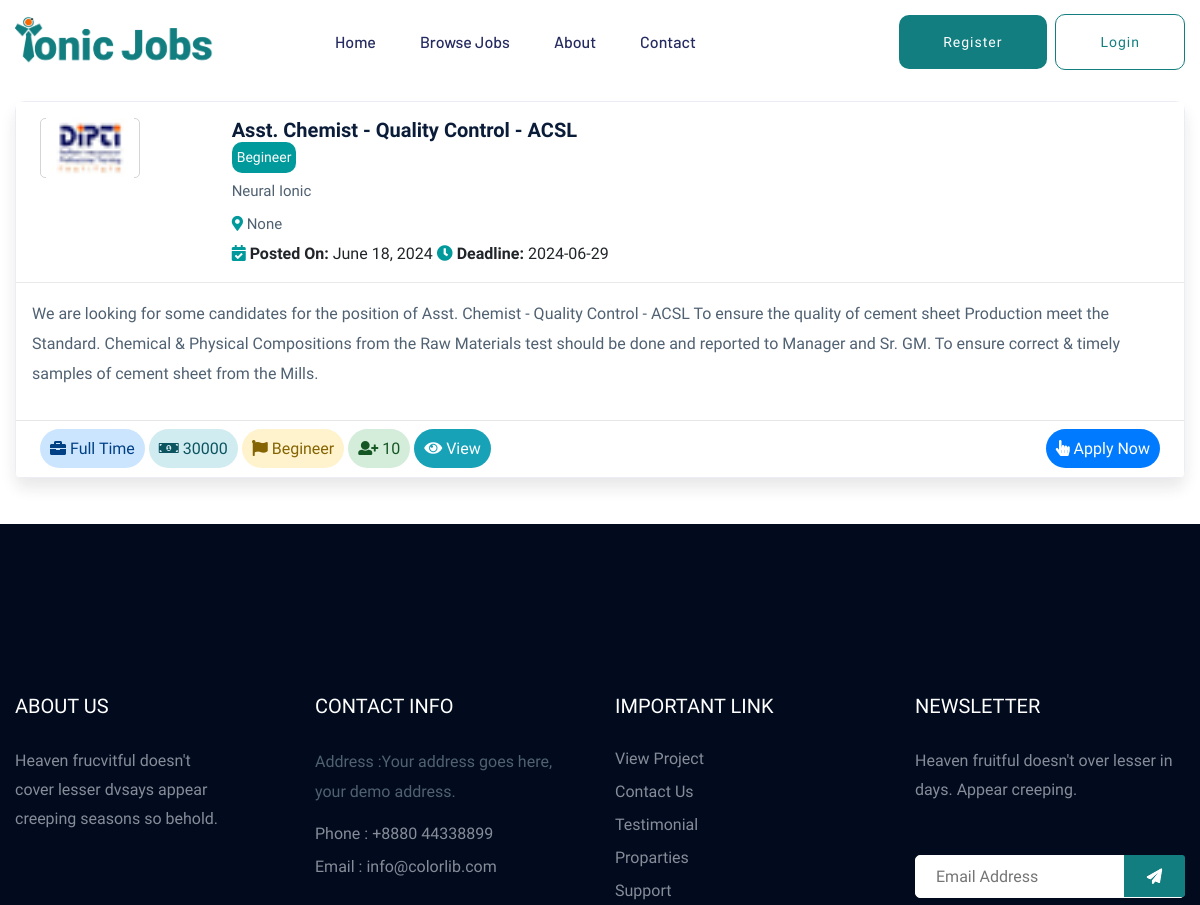
The app's page /browsejob/ (upper part), older data.
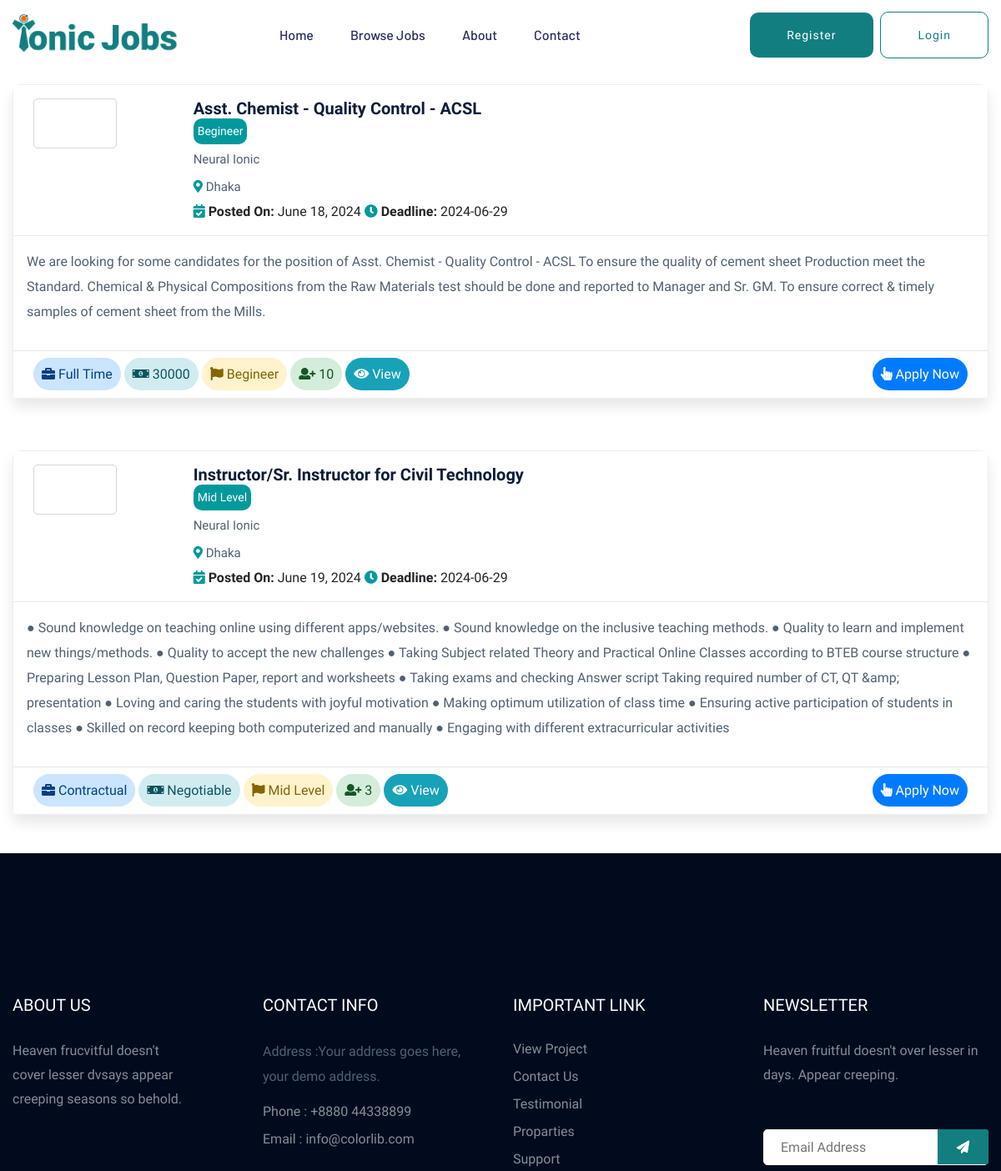
The same page, newer data.
### JobPortalApp/models.py (models this page shows, shortened)
class JobInfoModel(models.Model):
    JobTitle = models.CharField(max_length=100, null=True)
    JobDescription = models.TextField(null=True)
    Qualification = models.CharField(max_length=100, null=True)
    Salary = models.CharField(max_length=100, null=True)
    Deadline = models.CharField(max_length=100, null=True)
    Designation = models.CharField(max_length=100, null=True)
    Experience = models.CharField(max_length=100, null=True)
    TotalVacancy = models.CharField(max_length=100, null=True)
    JOBTYPE = [
        ('Full Time','Full Time'),
        ('Part Time','Part Time'),
        ('Contractual','Contractual'),
        ('Internship','Internship'),
        ('Freelance','Freelance'),
    ]
    JobType = models.CharField(choices=JOBTYPE, max_length=100, null=True)
    EXPERIENCELEVEL = [
        ('Begineer','Begineer'),
        ('Mid Level','Mid Level'),
        ('Experienced','Experienced'),
        ('TopLevel','TopLevel'),
    ]
    ExperienceLevel = models.CharField(choices=EXPERIENCELEVEL, max_length=100, null=True)
    Created_at = models.DateField(auto_now_add=True,null=True)
    Updated_at = models.DateField(auto_now=True,null=True)
    PostedBy = models.ForeignKey(IonicJobUserModel, on_delete =models.CASCADE, null=True)
    class Meta:
        ordering = ['Created_at']
        verbose_name = "Job Info"
        db_table = 'JobInfo_Table'

class IonicJobUserModel(AbstractUser):
    USERTYPE = [
        ('Employer','Employer'),
        ('Seeker','Seeker'),
    ]
    UserType = models.CharField(choices=USERTYPE,max_length=50, null=True)
    class Meta:
        db_table = 'IonicJob_User_Table'

class EmployerModel(models.Model):
    CompanyName = models.CharField(max_length=100, null=True)
    CompanyAddress = models.CharField(max_length=100, null=True)
    CompanyDescription = models.TextField(null=True)
    Mobile = models.CharField(max_length=100, null=True)
    CompanyLogo = models.ImageField(upload_to='media/companylogo',null=True)
    IonicUser = models.OneToOneField(IonicJobUserModel, on_delete=models.CASCADE, related_name='employeermodel',null=True)
    class Meta:
        db_table = 'Employer_Table'

### JobPortalApp/views.py (the view)
# urls.py: path('browsejob/', browsejobPage,name="browsejobPage"),
def browsejobPage(request):
    jobdata = JobInfoModel.objects.all()
    context ={
        'jobdata':jobdata
    }
    return render(request,'browsejob.html',context)

### JobPortalApp/templates/browsejob.html (shortened to what this page needs)
{% extends 'master/master.html' %}
{% block content %}
{% load static %}
    <div class="container">
        <div class="row">
            {% for i in jobdata %}
            <div class="col-sm-12 job-card mt-3 mb-3">
                <div class="card card-table">
                    <div class="card-header">
                        <div class="row">
                            <div class="col-lg-2 col-6">
                                <div class="logo">
                                    <img src="/{{i.PostedBy.employeermodel.CompanyLogo}}" alt="">
                                </div>
                            </div>
                            <div class="col-lg-10 col-6 job-title">
                                <h3>{{i.JobTitle}}</h3>
                                <button>{{i.ExperienceLevel}}</button>
                                <p>{{i.PostedBy.employeermodel.CompanyName}}</p>
                                <p><i class="fas fa-map-marker-alt"></i> {{i.PostedBy.employeermodel.CompanyAddress}}</p>
                                <span><i class="fas fa-calendar-check"></i><strong> Posted On:</strong> {{i.Created_at}}</span>
                                <span><i class="fas fa-clock"></i><strong> Deadline:</strong> {{i.Deadline}}</span>
                            </div>
                        </div>
                    </div>
                    <div class="card-body">
                        <p>{{i.JobDescription}}</p>
                    </div>
                    <div class="card-footer d-flex justify-content-between">
                        <div>
                            <span href="" class="btn-rounded alert-primary"><i class="fas fa-briefcase"></i> {{i.JobType}}</span>
                            <span class="btn-rounded alert-info"><i class="fas fa-money-bill-alt"></i> {{i.Salary}}</span>
                            <span class="btn-rounded alert-warning"><i class="fas fa-flag"></i> {{i.ExperienceLevel}}</span>
                            <span class="btn-rounded alert-success"><i class="fas fa-user-plus"></i> {{i.TotalVacancy}}</span>
                            <a href="" class="btn-rounded btn-info"><i class="fas fa-eye"></i> View</a>
                        </div>
                        <div>
                            <a href="" class="btn-rounded btn-primary"><i class="fas fa-hand-pointer"></i> Apply Now</a>
                        </div>
                    </div>
                </div>
            </div>
            {% endfor %}
        </div>
    </div>
{% endblock content %}

Row changes from the older to the newer data that the page shows:
changed through a linked row, JobInfoModel "Asst. Chemist - Quality Control - ACSL": PostedBy.employeermodel.CompanyAddress "None" → "Dhaka"; PostedBy.employeermodel.CompanyLogo: picture removed
added JobInfoModel: JobTitle "Instructor/Sr. Instructor for Civil Technology", ExperienceLevel "Mid Level", PostedBy.employeermodel.CompanyName "Neural Ionic", PostedBy.employeermodel.CompanyAddress "Dhaka", Created_at "June 19, 2024", Deadline "2024-06-29", JobDescription "● Sound knowledge on teaching online using different apps/websites. ● Sound knowledge on the inclusive teaching methods. ● Quality to learn and implement new things/methods. ● Quality to accept the new challenges ● Taking Subject related Theory and Practical Online Classes according to BTEB course structure ● Preparing Lesson Plan, Question Paper, report and worksheets ● Taking exams and checking Answer script Taking required number of CT, QT &amp; presentation ● Loving and caring the students with joyful motivation ● Making optimum utilization of class time ● Ensuring active participation of students in classes ● Skilled on record keeping both computerized and manually ● Engaging with…", JobType "Contractual", Salary "Negotiable", TotalVacancy "3"
